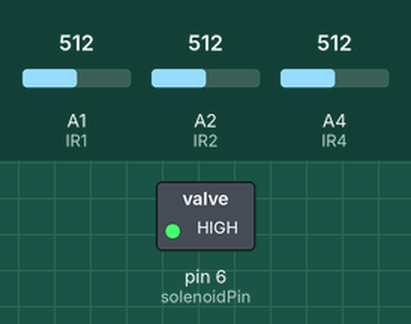
Bench run of a sketch on a simulated Arduino Uno, built with avr-gcc and run on an emulated ATmega328P. Shown: switched loads named in the sketch (green lamp = pin HIGH). The test bench sets the inputs (shaded band); at power-on: A1 (IR1) = 512, A2 (IR2) = 512, A4 (IR4) = 512. What the sketch prints to the serial monitor is not drawn.

Above: at 1.2 s.
1.3 s: A1 (IR1) set to 486
At 2.1 s:
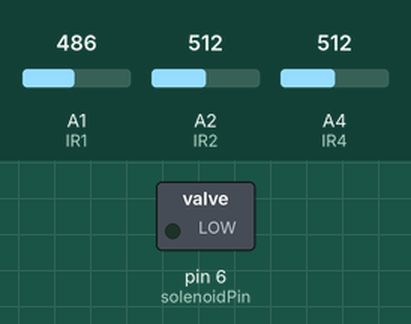
2.8 s: A1 (IR1) set to 510
At 3.7 s:
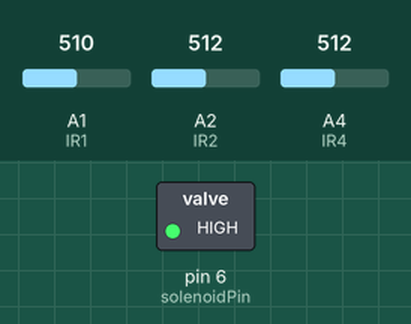
5.7 s: A2 (IR2) set to 481
At 6.4 s:
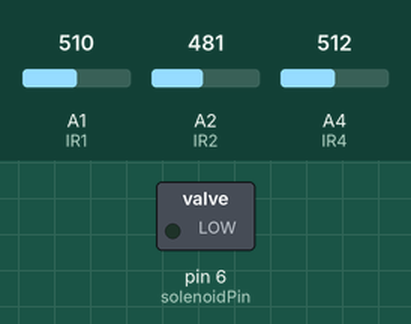
8.7 s: A2 (IR2) set to 510
At 10.7 s:
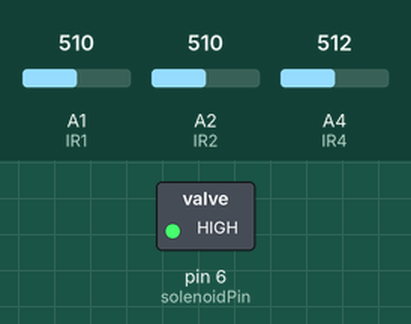
11.7 s: A2 (IR2) set to 490
At 12.5 s:
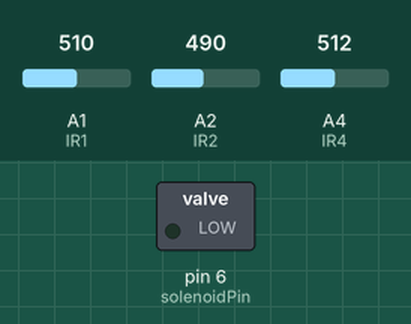
Timing chart, 0 to 14.2 s (numbered marks = the images above; inputs shaded):
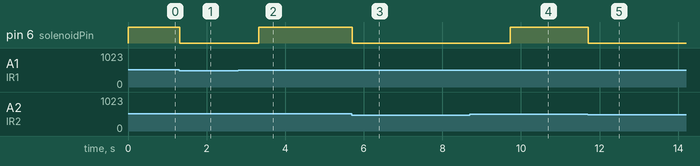

The sketch:

Water_Tap.ino
```cpp
/* Motion Sensor water tap using a solenoid valve
 *  - Aditya
 */

const int IR1 = 1;
const int IR2 = 2;
const int IR4 = 4;// This the pin for the IR Sensor
int solenoidPin = 6;    //This is the output pin on the Arduino we are using
int val1 =0;
int val2 =0;
int val4 =0;
void setup() {
  Serial.begin(9600);
  // put your setup code here, to run once:

pinMode(IR1,INPUT);
pinMode(IR2,INPUT);
pinMode(IR4,INPUT);
  pinMode(solenoidPin, OUTPUT);           //Sets the pin as an output
}

void loop() {
  val1 = analogRead(IR1);
  val2 = analogRead(IR2);
  val4 = analogRead(IR4);//obtains analog value from sensor in the range of 0 to 1024
  Serial.print(val1);

  if(val1 < 500|| val2 < 500 || val4 < 500)   // If a hand is detected by the IR sensor
  {
  digitalWrite(solenoidPin, LOW);    //Switch Solenoid ON
  Serial.print("Relay is ON ");
  delay(2000); //Wait for 7 Second
  }
  else
  digitalWrite(solenoidPin, HIGH);  //Switch Solenoid OFF
  Serial.print("Relay is OFF ");
  //delay(2000);
}
```

Measured:
- the behaviour switches between 500 and 499 on A1 (IR1) (found by bisection; images 0 and 1)
- the behaviour switches between 500 and 499 on A2 (IR2) (found by bisection; images 2 and 3)
- after the input at 1.3 s, pin 6 (solenoidPin): HIGH → LOW at once
- after the input at 2.8 s, pin 6 (solenoidPin): LOW → HIGH after 0.53 s
- after the input at 5.7 s, pin 6 (solenoidPin): HIGH → LOW at once
- after the input at 8.7 s, pin 6 (solenoidPin): LOW → HIGH after 1.0 s
- after the input at 11.7 s, pin 6 (solenoidPin): HIGH → LOW at once
